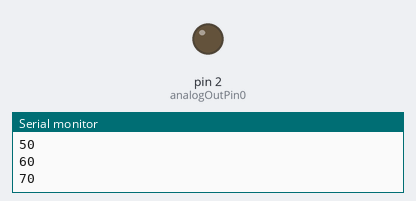
Recording of a sketch running on a simulated Arduino Uno, built with avr-gcc and run on an emulated ATmega328P. Parts: output pins drawn as LEDs (lit = HIGH), the last lines printed to the serial monitor.

Above: at 6.5 s.
At 32.0 s:
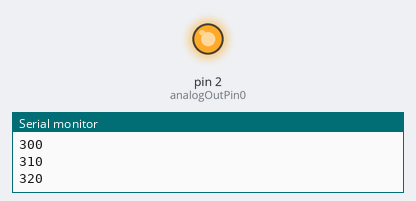
Timing chart, 0 to 66.3 s (numbered marks = the images above):
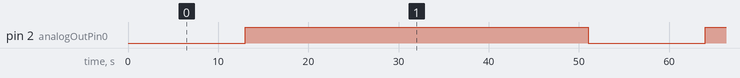

The sketch:

Build2.ino
```cpp
int analogOutPin0 = 2;
void setup()
{
  // set digital i/o pins as outputs:
  pinMode(analogOutPin0, OUTPUT);
  Serial.begin(9600);
}

void loop()
{
 for(int i=0; i<=500;)
 {
  analogWrite(analogOutPin0,i);
  i=i+10;
  Serial.print(i);
  Serial.println();
 delay(1000);
 }
}
```

Measured:
- by itself, pin 2 (analogOutPin0): alternates HIGH for 38.0 s and LOW for 13.0 s
